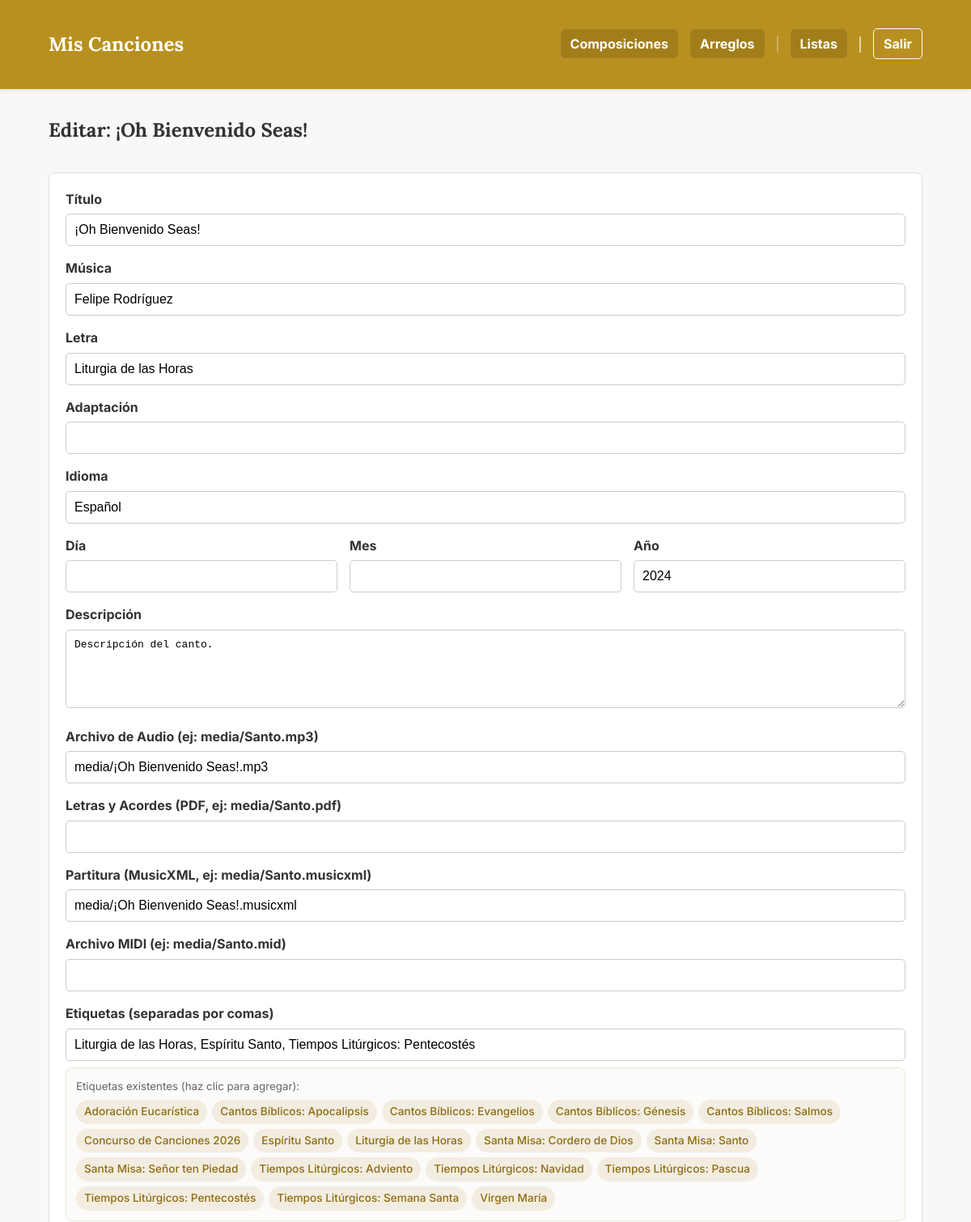
Before: /composicion/1/edit (signed in, upper part) with the older database file.
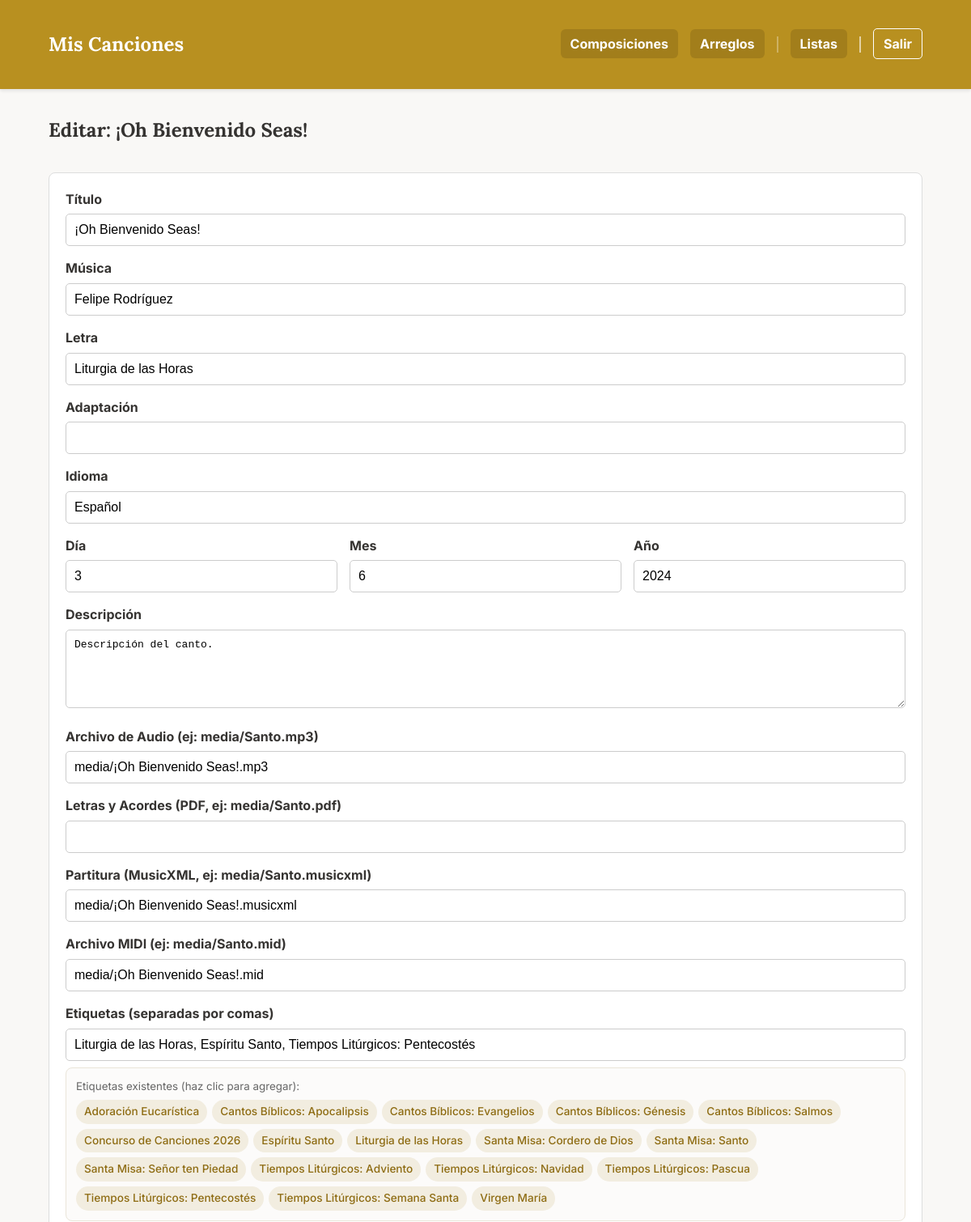
After: the same page with the newer database file.
### app.py (models this page shows)
class Cancion(db.Model):
    id = db.Column(db.Integer, primary_key=True)
    titulo = db.Column(db.String(150), nullable=False)
    musica = db.Column(db.String(100))
    letra = db.Column(db.String(100))
    adaptacion = db.Column(db.String(100))
    idioma = db.Column(db.String(50))
    dia = db.Column(db.Integer, nullable=True)
    mes = db.Column(db.Integer, nullable=True)
    anio = db.Column(db.Integer)
    descripcion = db.Column(db.Text)
    audio = db.Column(db.String(150))
    letras_acordes = db.Column(db.String(150)) # Antes 'partitura' (PDF)
    partitura = db.Column(db.String(150))      # Antes 'partitura_xml' (MusicXML)
    midi = db.Column(db.String(150))           # Archivo MIDI
    tags_json = db.Column(db.String(500))
    tipo = db.Column(db.String(50), nullable=False, default='local')
    categorias_json = db.Column(db.String(200))
    youtube_video_embed = db.Column(db.Text)
    youtube_audio_embed = db.Column(db.Text)
    @property
    def tags(self):
        return json.loads(self.tags_json) if self.tags_json else []
    @property
    def categorias(self):
        return json.loads(self.categorias_json) if self.categorias_json else []

### app.py (the view, shortened to what this page needs)
@app.route('/composicion/<int:comp_id>/edit', methods=['GET', 'POST'])
@login_required
def edit_cancion(comp_id):
    cancion_a_editar = Cancion.query.get_or_404(comp_id)
    todas_las_canciones = Cancion.query.all()
    set_de_tags = set()
    for c in todas_las_canciones:
        for tag in c.tags:
            if tag and tag.strip():
                set_de_tags.add(tag.strip())
    todos_los_tags = sorted(list(set_de_tags))
    set_de_categorias = set()
    for c in todas_las_canciones:
        for cat in c.categorias:
            if cat and cat.strip():
                set_de_categorias.add(cat.strip())
    todas_las_categorias = sorted(list(set_de_categorias))
    return render_template(
        'edit_cancion.html',
        cancion=cancion_a_editar,
        todos_los_tags=todos_los_tags,
        todas_las_categorias=todas_las_categorias
    )

### app.py (called while the page is built)
def login_required(f):
    @wraps(f)
    def decorated_function(*args, **kwargs):
        if 'logged_in' not in session:
            return redirect(url_for('login', next=request.url))
        return f(*args, **kwargs)
    return decorated_function

### templates/edit_cancion.html (shortened to what this page needs)
{% extends "base.html" %}
{% block content %}
    <h2>Editar: {{ cancion.titulo }}</h2>
    <form method="post" class="edit-form">
        <div class="form-group">
            <label for="titulo">Título</label>
            <input type="text" id="titulo" name="titulo" value="{{ cancion.titulo }}" required>
        </div>
        <div class="form-group">
            <label for="musica">Música</label>
            <input type="text" id="musica" name="musica" value="{{ cancion.musica or '' }}">
        </div>
        <div class="form-group">
            <label for="letra">Letra</label>
            <input type="text" id="letra" name="letra" value="{{ cancion.letra or '' }}">
        </div>
        <div class="form-group">
            <label for="adaptacion">Adaptación</label>
            <input type="text" id="adaptacion" name="adaptacion" value="{{ cancion.adaptacion or '' }}">
        </div>
        <div class="form-group">
            <label for="idioma">Idioma</label>
            <input type="text" id="idioma" name="idioma" value="{{ cancion.idioma or '' }}">
        </div>
        <div class="date-group" style="display: flex; gap: 15px; margin-bottom: 15px;">
            <div class="form-group" style="flex: 1; margin-bottom: 0;">
                <label for="dia">Día</label>
                <input type="number" id="dia" name="dia" min="1" max="31" value="{{ cancion.dia or '' }}">
            </div>
            <div class="form-group" style="flex: 1; margin-bottom: 0;">
                <label for="mes">Mes</label>
                <input type="number" id="mes" name="mes" min="1" max="12" value="{{ cancion.mes or '' }}">
            </div>
            <div class="form-group" style="flex: 1; margin-bottom: 0;">
                <label for="anio">Año</label>
                <input type="number" id="anio" name="anio" value="{{ cancion.anio or '' }}">
            </div>
        </div>
        <div class="form-group">
            <label for="descripcion">Descripción</label>
            <textarea id="descripcion" name="descripcion" rows="5">{{ cancion.descripcion or '' }}</textarea>
        </div>
        <div class="form-group">
            <label for="audio">Archivo de Audio (ej: media/Santo.mp3)</label>
            <input type="text" id="audio" name="audio" value="{{ cancion.audio or '' }}">
        </div>
        <div class="form-group">
            <label for="letras_acordes">Letras y Acordes (PDF, ej: media/Santo.pdf)</label>
            <input type="text" id="letras_acordes" name="letras_acordes" value="{{ cancion.letras_acordes or '' }}">
        </div>
        <div class="form-group">
            <label for="partitura">Partitura (MusicXML, ej: media/Santo.musicxml)</label>
            <input type="text" id="partitura" name="partitura" value="{{ cancion.partitura or '' }}">
        </div>
        <div class="form-group">
            <label for="midi">Archivo MIDI (ej: media/Santo.mid)</label>
            <input type="text" id="midi" name="midi" value="{{ cancion.midi or '' }}">
        </div>
        <div class="form-group">
            <label for="tags">Etiquetas (separadas por comas)</label>
            <input type="text" id="tags" name="tags" value="{{ cancion.tags | join(', ') }}">
            <div class="tags-selector" style="margin-top: 8px;">
                <small style="color: #666; display: block; margin-bottom: 4px;">Etiquetas existentes (haz clic para agregar):</small>
                <div class="available-tags" style="display: flex; flex-wrap: wrap; gap: 6px;">
                    {% for tag in todos_los_tags %}
                        <span class="tag-badge" onclick="addTag('{{ tag }}')">{{ tag }}</span>
                    {% endfor %}
                </div>
            </div>
        </div>
    </form>
{% endblock %}

### templates/base.html (shortened to what this page needs)
<!DOCTYPE html>
<html lang="es">
<head>
    <link rel="stylesheet" href="{{ url_for('static', filename='style.css') }}">
</head>
<body>
    <header>
        <nav class="container">
            <a href="{{ url_for('index') }}" class="brand-logo">Mis Canciones</a>
            <ul>
                <li><a href="{{ url_for('ver_composiciones') }}">Composiciones</a></li>
                <li><a href="{{ url_for('ver_arreglos') }}">Arreglos</a></li>
                <li class="nav-separator"></li>
                <li><a href="{{ url_for('ver_listas') }}">Listas</a></li>
                <li class="nav-separator nav-separator-thick"></li>
                {% if session.logged_in %}
                    <li><a href="{{ url_for('logout') }}" class="login-link">Salir</a></li>
                {% else %}
                    <li><a href="{{ url_for('login') }}" class="login-link">Entrar</a></li>
                {% endif %}
            </ul>
        </nav>
    </header>
    <main class="container">
        {% block content %}{% endblock %}
    </main>
</body>
</html>

### static/style.css (style rules this page uses)
:root { --color-principal: #b89020; --color-fondo: #f9f8f6; --color-boton-nav: #a27e1b; --color-texto: #353331; --color-acento: #dcb33f; --color-blanco: #ffffff; }
body { font-family: 'Inter', sans-serif; background-color: var(--color-fondo); color: var(--color-texto); margin: 0; line-height: 1.6; }
h1, h2, h3, h4, h5, h6, .brand-logo { font-family: 'Lora', serif; font-weight: 700; }
.container { max-width: 100%; margin: 20px auto; padding: 0 5%; }
header { background-color: var(--color-principal); color: var(--color-blanco); padding: 1rem 0; margin-bottom: 2rem; box-shadow: 0 2px 4px rgba(0,0,0,0.1); }
nav { display: flex; justify-content: space-between; align-items: center; }
.brand-logo { font-size: 1.5em; font-weight: bold; color: var(--color-blanco); text-decoration: none; }
nav ul { list-style: none; margin: 0; padding: 0; display: flex; align-items: center; gap: 15px; }
nav ul li { margin-left: 0; }
nav ul li a { color: var(--color-blanco); text-decoration: none; font-weight: bold; transition: all 0.2s; padding: 8px 12px; border-radius: 6px; background-color: var(--color-boton-nav); }
.nav-separator { border-left: 2px solid rgba(255, 255, 255, 0.3); height: 20px; margin: 0; }
.nav-separator-thick { border-left-color: rgba(255, 255, 255, 0.6); }
.edit-form { background-color: #fff; padding: 20px; border-radius: 8px; border: 1px solid #ddd; margin-top: 2rem; }
.form-group { margin-bottom: 15px; }
.form-group label { display: block; margin-bottom: 5px; font-weight: bold; }
.form-group input, .form-group textarea { width: 100%; padding: 10px; border: 1px solid #ccc; border-radius: 5px; font-size: 1em; box-sizing: border-box; }
.login-link { background-color: rgba(0,0,0,0.1); border-radius: 5px; }
.login-link { background-color: transparent; border: 1px solid var(--color-blanco); border-radius: 5px; }
.tags-selector { background: #fcfbfa; border: 1px solid #eae5d9; border-radius: 8px; padding: 12px; margin-top: 8px; }
.available-tags { display: flex; flex-wrap: wrap; gap: 8px; margin-top: 6px; }
.tag-badge { display: inline-block; background-color: #f2ede0; color: #8e6c13; padding: 4px 10px; border-radius: 20px; font-size: 0.85em; cursor: pointer; user-select: none; transition: all 0.2s cubic-bezier(0.4, 0, 0.2, 1); font-weight: 500; }

Changed rows visible on the page:
changed Cancion "¡Oh Bienvenido Seas!": dia (not shown) → "3"; mes (not shown) → "6"; midi (not shown) → "media/¡Oh Bienvenido Seas!.mid"
